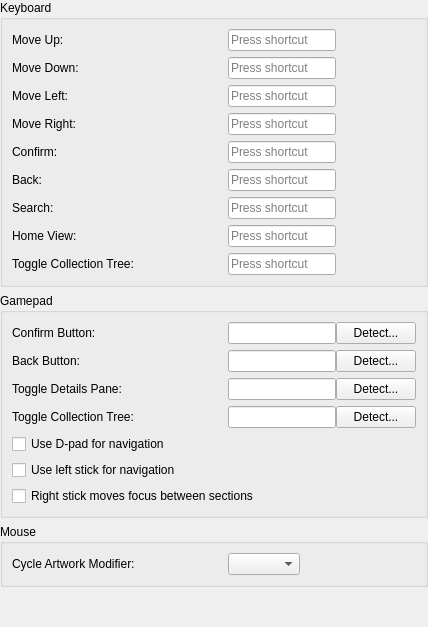
<?xml version="1.0" encoding="UTF-8"?>
<ui version="4.0">
 <class>ControlsPanel</class>
 <widget class="QWidget" name="ControlsPanel">
  <layout class="QVBoxLayout" name="rootLayout">
   <property name="leftMargin"><number>0</number></property>
   <property name="topMargin"><number>0</number></property>
   <property name="rightMargin"><number>0</number></property>
   <property name="bottomMargin"><number>0</number></property>
   <item>
    <widget class="QGroupBox" name="keyboardControlsGroupBox">
     <property name="title"><string>Keyboard</string></property>
     <layout class="QFormLayout" name="keyboardControlsFormLayout">
      <property name="horizontalSpacing"><number>16</number></property>
      <property name="verticalSpacing"><number>6</number></property>
      <property name="labelAlignment"><set>Qt::AlignmentFlag::AlignLeft|Qt::AlignmentFlag::AlignVCenter</set></property>
      <property name="fieldGrowthPolicy"><enum>QFormLayout::FieldGrowthPolicy::FieldsStayAtSizeHint</enum></property>
      <item row="0" column="0"><widget class="QLabel" name="keyNavUpLabel"><property name="minimumSize"><size><width>200</width><height>0</height></size></property><property name="text"><string>Move Up:</string></property></widget></item>
      <item row="0" column="1"><widget class="QKeySequenceEdit" name="keyNavUpEdit"><property name="maximumWidth"><number>320</number></property></widget></item>
      <item row="1" column="0"><widget class="QLabel" name="keyNavDownLabel"><property name="minimumSize"><size><width>200</width><height>0</height></size></property><property name="text"><string>Move Down:</string></property></widget></item>
      <item row="1" column="1"><widget class="QKeySequenceEdit" name="keyNavDownEdit"><property name="maximumWidth"><number>320</number></property></widget></item>
      <item row="2" column="0"><widget class="QLabel" name="keyNavLeftLabel"><property name="minimumSize"><size><width>200</width><height>0</height></size></property><property name="text"><string>Move Left:</string></property></widget></item>
      <item row="2" column="1"><widget class="QKeySequenceEdit" name="keyNavLeftEdit"><property name="maximumWidth"><number>320</number></property></widget></item>
      <item row="3" column="0"><widget class="QLabel" name="keyNavRightLabel"><property name="minimumSize"><size><width>200</width><height>0</height></size></property><property name="text"><string>Move Right:</string></property></widget></item>
      <item row="3" column="1"><widget class="QKeySequenceEdit" name="keyNavRightEdit"><property name="maximumWidth"><number>320</number></property></widget></item>
      <item row="4" column="0"><widget class="QLabel" name="keyConfirmLabel"><property name="minimumSize"><size><width>200</width><height>0</height></size></property><property name="text"><string>Confirm:</string></property></widget></item>
      <item row="4" column="1"><widget class="QKeySequenceEdit" name="keyConfirmEdit"><property name="maximumWidth"><number>320</number></property></widget></item>
      <item row="5" column="0"><widget class="QLabel" name="keyBackLabel"><property name="minimumSize"><size><width>200</width><height>0</height></size></property><property name="text"><string>Back:</string></property></widget></item>
      <item row="5" column="1"><widget class="QKeySequenceEdit" name="keyBackEdit"><property name="maximumWidth"><number>320</number></property></widget></item>
      <item row="6" column="0"><widget class="QLabel" name="keySearchLabel"><property name="minimumSize"><size><width>200</width><height>0</height></size></property><property name="text"><string>Search:</string></property></widget></item>
      <item row="6" column="1"><widget class="QKeySequenceEdit" name="keySearchEdit"><property name="maximumWidth"><number>320</number></property></widget></item>
      <item row="7" column="0"><widget class="QLabel" name="keyHomeViewLabel"><property name="minimumSize"><size><width>200</width><height>0</height></size></property><property name="text"><string>Home View:</string></property><property name="toolTip"><string>Jump to the synthetic Home view from any depth. Only honored when Use Home View is enabled.</string></property></widget></item>
      <item row="7" column="1"><widget class="QKeySequenceEdit" name="keyHomeViewEdit"><property name="maximumWidth"><number>320</number></property></widget></item>
      <item row="8" column="0"><widget class="QLabel" name="keyToggleCollectionTreeLabel"><property name="minimumSize"><size><width>200</width><height>0</height></size></property><property name="text"><string>Toggle Collection Tree:</string></property><property name="toolTip"><string>Show or hide the collection tree panel in the navigation sidebar. Unbound by default; F6 is a reasonable choice.</string></property></widget></item>
      <item row="8" column="1"><widget class="QKeySequenceEdit" name="keyToggleCollectionTreeEdit"><property name="maximumWidth"><number>320</number></property></widget></item>
     </layout>
    </widget>
   </item>
   <item>
    <widget class="QGroupBox" name="gamepadControlsGroupBox">
     <property name="title"><string>Gamepad</string></property>
     <layout class="QFormLayout" name="gamepadControlsFormLayout">
      <property name="horizontalSpacing"><number>16</number></property>
      <property name="verticalSpacing"><number>6</number></property>
      <property name="labelAlignment"><set>Qt::AlignmentFlag::AlignLeft|Qt::AlignmentFlag::AlignVCenter</set></property>
      <property name="fieldGrowthPolicy"><enum>QFormLayout::FieldGrowthPolicy::FieldsStayAtSizeHint</enum></property>
      <item row="0" column="0"><widget class="QLabel" name="gamepadConfirmButtonLabel"><property name="minimumSize"><size><width>200</width><height>0</height></size></property><property name="text"><string>Confirm Button:</string></property></widget></item>
      <item row="0" column="1">
       <layout class="QHBoxLayout" name="gamepadConfirmButtonLayout">
        <item><widget class="QLineEdit" name="gamepadConfirmButtonLineEdit"><property name="maximumWidth"><number>320</number></property><property name="readOnly"><bool>true</bool></property></widget></item>
        <item><widget class="QPushButton" name="detectGamepadConfirmButtonButton"><property name="text"><string>Detect...</string></property></widget></item>
        <item><spacer name="gamepadConfirmButtonSpacer"><property name="orientation"><enum>Qt::Orientation::Horizontal</enum></property><property name="sizeHint" stdset="0"><size><width>0</width><height>0</height></size></property></spacer></item>
       </layout>
      </item>
      <item row="1" column="0"><widget class="QLabel" name="gamepadBackButtonLabel"><property name="minimumSize"><size><width>200</width><height>0</height></size></property><property name="text"><string>Back Button:</string></property></widget></item>
      <item row="1" column="1">
       <layout class="QHBoxLayout" name="gamepadBackButtonLayout">
        <item><widget class="QLineEdit" name="gamepadBackButtonLineEdit"><property name="maximumWidth"><number>320</number></property><property name="readOnly"><bool>true</bool></property></widget></item>
        <item><widget class="QPushButton" name="detectGamepadBackButtonButton"><property name="text"><string>Detect...</string></property></widget></item>
        <item><spacer name="gamepadBackButtonSpacer"><property name="orientation"><enum>Qt::Orientation::Horizontal</enum></property><property name="sizeHint" stdset="0"><size><width>0</width><height>0</height></size></property></spacer></item>
       </layout>
      </item>
      <item row="2" column="0"><widget class="QLabel" name="gamepadToggleSidebarButtonLabel"><property name="minimumSize"><size><width>200</width><height>0</height></size></property><property name="text"><string>Toggle Details Pane:</string></property></widget></item>
      <item row="2" column="1">
       <layout class="QHBoxLayout" name="gamepadToggleSidebarButtonLayout">
        <item><widget class="QLineEdit" name="gamepadToggleSidebarButtonLineEdit"><property name="maximumWidth"><number>320</number></property><property name="readOnly"><bool>true</bool></property></widget></item>
        <item><widget class="QPushButton" name="detectGamepadToggleSidebarButtonButton"><property name="text"><string>Detect...</string></property></widget></item>
        <item><spacer name="gamepadToggleSidebarButtonSpacer"><property name="orientation"><enum>Qt::Orientation::Horizontal</enum></property><property name="sizeHint" stdset="0"><size><width>0</width><height>0</height></size></property></spacer></item>
       </layout>
      </item>
      <item row="3" column="0"><widget class="QLabel" name="gamepadToggleCollectionTreeButtonLabel"><property name="minimumSize"><size><width>200</width><height>0</height></size></property><property name="text"><string>Toggle Collection Tree:</string></property><property name="toolTip"><string>Show or hide the collection tree panel in the navigation sidebar.</string></property></widget></item>
      <item row="3" column="1">
       <layout class="QHBoxLayout" name="gamepadToggleCollectionTreeButtonLayout">
        <item><widget class="QLineEdit" name="gamepadToggleCollectionTreeButtonLineEdit"><property name="maximumWidth"><number>320</number></property><property name="readOnly"><bool>true</bool></property></widget></item>
        <item><widget class="QPushButton" name="detectGamepadToggleCollectionTreeButtonButton"><property name="text"><string>Detect...</string></property></widget></item>
        <item><spacer name="gamepadToggleCollectionTreeButtonSpacer"><property name="orientation"><enum>Qt::Orientation::Horizontal</enum></property><property name="sizeHint" stdset="0"><size><width>0</width><height>0</height></size></property></spacer></item>
       </layout>
      </item>
      <item row="4" column="0" colspan="2"><widget class="QCheckBox" name="gamepadUseDpadCheckBox"><property name="text"><string>Use D-pad for navigation</string></property></widget></item>
      <item row="5" column="0" colspan="2"><widget class="QCheckBox" name="gamepadUseLeftStickCheckBox"><property name="text"><string>Use left stick for navigation</string></property></widget></item>
      <item row="6" column="0" colspan="2"><widget class="QCheckBox" name="gamepadRightStickSectionsCheckBox"><property name="toolTip"><string>Flick the right stick to move focus between the grid, toolbar, and sidebars. Holding Select with a direction does the same.</string></property><property name="text"><string>Right stick moves focus between sections</string></property></widget></item>
     </layout>
    </widget>
   </item>
   <item>
    <widget class="QGroupBox" name="mouseControlsGroupBox">
     <property name="title"><string>Mouse</string></property>
     <layout class="QFormLayout" name="mouseControlsFormLayout">
      <property name="horizontalSpacing"><number>16</number></property>
      <property name="verticalSpacing"><number>6</number></property>
      <property name="labelAlignment"><set>Qt::AlignmentFlag::AlignLeft|Qt::AlignmentFlag::AlignVCenter</set></property>
      <property name="fieldGrowthPolicy"><enum>QFormLayout::FieldGrowthPolicy::FieldsStayAtSizeHint</enum></property>
      <item row="0" column="0"><widget class="QLabel" name="artworkCycleModifierLabel"><property name="minimumSize"><size><width>200</width><height>0</height></size></property><property name="text"><string>Cycle Artwork Modifier:</string></property><property name="toolTip"><string>Modifier combined with middle-click on a grid/list item to cycle through its available artwork types. Plain middle-click stays bound to the media preview overlay.</string></property></widget></item>
      <item row="0" column="1"><widget class="QComboBox" name="artworkCycleModifierComboBox"><property name="maximumWidth"><number>320</number></property></widget></item>
     </layout>
    </widget>
   </item>
   <item>
    <spacer name="controlsVerticalSpacer">
     <property name="orientation"><enum>Qt::Orientation::Vertical</enum></property>
     <property name="sizeHint" stdset="0"><size><width>20</width><height>40</height></size></property>
    </spacer>
   </item>
  </layout>
 </widget>
 <resources/>
 <connections/>
</ui>
